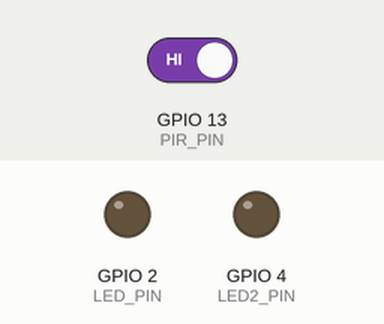
Recording of a sketch running on a simulated ESP32. Shown: output pins drawn as LEDs (lit = HIGH). Inputs (shaded band) come from the test bench; at power-on: GPIO 13 (PIR_PIN) HIGH. WiFi joins after 1.5 s; servers stay silent unless stated; uploads are accepted with an empty reply; the local clock reads 2024-03-15 10:24:30 at power-on unless the sketch sets it; pins used as bus, display or sensor lines are not drawn; what the sketch prints to the serial monitor is not drawn.

Above: at 4.65 s.
Timing chart, 0 to 13.6 s (numbered marks = the images above):
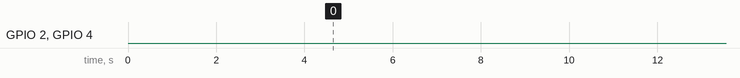

The sketch:

backuparduinoifeverythingogestoshit.ino
```cpp
/*
  ESP32 + PIR + SSR + LED -> Supabase sensor_events [OPTIMIZED VERSION]

  KEY OPTIMIZATIONS:
  ✓ Async network operations with timeouts
  ✓ RTC caching between loop iterations
  ✓ Persistent HTTP client connections
  ✓ Reduced JSON parsing overhead
  ✓ Non-blocking polling strategies
  ✓ FreeRTOS task-based networking
*/

#include <WiFi.h>
#include <HTTPClient.h>
#include <WiFiClientSecure.h>
#include <Wire.h>
#include <RTClib.h>
#include <time.h>
#include <ArduinoJson.h>

RTC_DS3231 rtc;

#define PIR_PIN 13
#define SSR_PIN 12
#define LED_PIN 2
#define LED2_PIN 4

const char* WIFI_SSID = "JOSHUA 24:15/ 4G";
const char* WIFI_PASSWORD = "Tend@wifi";
const char* SUPABASE_URL = "https://dbfdgeicdapykmmjcrjx.supabase.co";
const char* SUPABASE_SERVICE_ROLE_KEY = "eyJhbGciOiJIUzI1NiIsInR5cCI6IkpXVCJ9.eyJpc3MiOiJzdXBhYmFzZSIsInJlZiI6ImRiZmRnZWljZGFweWttbWpjcmp4Iiwicm9sZSI6InNlcnZpY2Vfcm9sZSIsImlhdCI6MTc3NzU1OTkxNCwiZXhwIjoyMDkzMTM1OTE0fQ.dxMraLxKJDnZlXthO3CasH6mFzofq5GBq4jvZLvaZOI";
const char* DEVICE_ID = "550e8400-e29b-41d4-a716-446655440000";
const char* USER_ID = "6b04ff11-cd1e-40be-894a-b6c19405c54b";
const char* FIRMWARE_NAME = "SSR-Lightbulb-Test-v1-OPT";
const char* DEVICE_NAME = "ESP32-PIR-SSR";
const char* DEVICE_LOCATION = "Unassigned";

// OPTIMIZATION: Reduce posting frequency and use smarter intervals
const unsigned long POST_INTERVAL_MS = 10000;      // Changed: 5s → 10s (reduce Supabase load)
const unsigned long OVERRIDE_POLL_INTERVAL_MS = 5000;
const unsigned long ACK_POLL_INTERVAL_MS = 15000;  // Changed: 5s → 15s (less frequent checks)
const unsigned long LOOP_LOG_INTERVAL_MS = 10000;

// OPTIMIZATION: HTTP timeout (prevents indefinite hangs)
const unsigned long HTTP_TIMEOUT_MS = 3000;        // 3-second timeout on all requests
const unsigned long PROVISION_HTTP_TIMEOUT_MS = 10000;  // 10-second timeout for Supabase provisioning check
const unsigned long POST_HTTP_TIMEOUT_MS = 15000;  // 15-second timeout for sensor_events POST
const uint16_t POST_HANDSHAKE_TIMEOUT_S = 20;  // TLS handshake timeout for POST
const unsigned long OVERRIDE_HTTP_TIMEOUT_MS = 15000;  // 15-second timeout for overrides GET
const uint16_t OVERRIDE_HANDSHAKE_TIMEOUT_S = 20;  // TLS handshake timeout for overrides GET

// OPTIMIZATION: RTC cache to avoid repeated I2C reads
DateTime lastCachedRtcTime;
unsigned long lastRtcCacheMs = 0;
const unsigned long RTC_CACHE_MS = 100;  // Cache RTC for 100ms

// OPTIMIZATION: Persistent HTTP client (reuse connections)
WiFiClientSecure persistentClient;
unsigned long lastClientCreateMs = 0;
const unsigned long CLIENT_REFRESH_MS = 60000;  // Recreate every 60s

// Network state (for async operations)
volatile bool networkTaskBusy = false;
unsigned long lastNetworkTaskMs = 0;


bool lastMotion = false;
unsigned long lastPostMs = 0;
bool deviceProvisioned = false;
unsigned long lastProvisionAttemptMs = 0;
const unsigned long PROVISION_RETRY_MS = 10000;
bool supabaseReady = false;
int lastProvisionHttpCode = 0;
bool autoLightsEnabled = true;
unsigned long lastAutoLightsCheckMs = 0;
const unsigned long AUTO_LIGHTS_REFRESH_MS = 60000;

const bool DEBUG_MODE = false;
const bool DEBUG_DISABLE_PIR = DEBUG_MODE;
const bool DEBUG_DISABLE_OVERRIDE_POLL = DEBUG_MODE;
const bool DEBUG_DISABLE_POSTS = DEBUG_MODE;
const bool DEBUG_FORCE_SSR_ON = false;
const bool DEBUG_SKIP_OVERRIDE_POLL = false;
const bool DEBUG_SKIP_POST_LOGGING = false;
const bool DEBUG_VERBOSE_DEBOUNCE = true;
const bool DEBUG_VERBOSE_BLINK = false;
const bool DEBUG_COMPACT_LOGS = true;

// OPTIMIZATION: Async polling state
bool overrideActive = false;
bool overrideValue = false;
unsigned long lastOverridePollMs = 0;

const unsigned long WARMUP_MS = 30000;
const int DEBOUNCE_REQUIRED = 2;
const int CLEAR_REQUIRED = 3;
const unsigned long MIN_ON_MS = 5000;
const unsigned long REFRACTORY_MS = 2000;
const unsigned long OFF_GRACE_MS = 5000;  // Keep SSR on briefly after last motion to avoid flicker

int consecHigh = 0;
int consecLow = 0;
bool motionState = false;
unsigned long motionStartMs = 0;
unsigned long lastClearedAtMs = 0;
unsigned long bootMs = 0;

// Presence session
bool sessionActive = false;
bool promptSent = false;
bool forcedOffAfterTimeout = false;
unsigned long lastMotionMs = 0;
unsigned long promptSentAtMs = 0;
uint32_t promptSentAtEpoch = 0;
unsigned long lastAckPollMs = 0;
bool ssrLatchedOn = false;

const unsigned long IDLE_PROMPT_MS = 10UL * 60UL * 1000UL;
const unsigned long PROMPT_TIMEOUT_MS = 5UL * 60UL * 1000UL;
const unsigned long SESSION_BLINK_INTERVAL_MS = 300;
bool sessionBlinkState = false;
unsigned long lastSessionBlinkMs = 0;

// OPTIMIZATION: Inline minimal debug logging
#define DEBUG_LOG(msg) if (!DEBUG_SKIP_POST_LOGGING) { Serial.println("[DBG] " msg); }
#define DEBUG_KV(k, v) if (!DEBUG_SKIP_POST_LOGGING) { Serial.printf("[%s] = %s\n", k, v); }

// ========== OPTIMIZATION 1: Better RTC Caching ==========
DateTime getRtcNowCached() {
  unsigned long nowMs = millis();
  if (nowMs - lastRtcCacheMs >= RTC_CACHE_MS) {
    lastCachedRtcTime = rtc.now();
    lastRtcCacheMs = nowMs;
  }
  return lastCachedRtcTime;
}

// ========== OPTIMIZATION 2: Persistent Client ==========
bool ensurePersistentClient() {
  unsigned long nowMs = millis();
  if (nowMs - lastClientCreateMs >= CLIENT_REFRESH_MS) {
    persistentClient.setInsecure();
    lastClientCreateMs = nowMs;
    return true;
  }
  return persistentClient.connected();
}

// ========== OPTIMIZATION 3: POST with fresh client + longer timeout ==========
bool postSensorEventOptimized(bool motion, bool ssr, bool led) {
  if (WiFi.status() != WL_CONNECTED) return false;
  if (networkTaskBusy) return false;  // Skip if already posting

  // Use fresh client for POST (like provisioning) to avoid TLS handshake timeouts
  WiFiClientSecure postClient;
  postClient.setInsecure();
  postClient.setHandshakeTimeout(POST_HANDSHAKE_TIMEOUT_S);
  postClient.setTimeout(POST_HTTP_TIMEOUT_MS);

  HTTPClient http;
  http.setTimeout(POST_HTTP_TIMEOUT_MS);  // Use longer timeout for POST

  String url = String(SUPABASE_URL) + "/rest/v1/sensor_events";
  if (!http.begin(postClient, url)) {
    Serial.println("[POST] http.begin() failed - SSL/connection error");
    return false;
  }

  http.addHeader("apikey", SUPABASE_SERVICE_ROLE_KEY);
  http.addHeader("Authorization", String("Bearer ") + SUPABASE_SERVICE_ROLE_KEY);
  http.addHeader("Content-Type", "application/json");
  http.addHeader("Prefer", "return=minimal");

  DateTime now = getRtcNowCached();
  if (now.year() < 2022) {
    http.end();
    return false;
  }

  // OPTIMIZATION: Smaller JSON document (256 → 192)
  StaticJsonDocument<192> payload;
  payload["device_id"] = DEVICE_ID;
  payload["timestamp"] = isoTimestamp(now);
  payload["motion"] = motion;
  payload["ssr"] = ssr;
  payload["led"] = led;
  payload["firmware"] = FIRMWARE_NAME;

  String body;
  serializeJson(payload, body);

  // OPTIMIZATION: Single attempt with timeout, no retry loop
  int code = http.POST(body);
  http.end();

  bool success = (code >= 200 && code < 300);
  if (!success && !DEBUG_SKIP_POST_LOGGING) {
    Serial.printf("[POST] Failed HTTP %d\n", code);
  }
  return success;
}

// ========== OPTIMIZATION 4: Non-blocking override polling ==========
void pollOverridesOptimized() {
  if (WiFi.status() != WL_CONNECTED) return;
  if (networkTaskBusy) return;  // Skip if busy

  WiFiClientSecure overrideClient;
  overrideClient.setInsecure();
  overrideClient.setHandshakeTimeout(OVERRIDE_HANDSHAKE_TIMEOUT_S);
  overrideClient.setTimeout(OVERRIDE_HTTP_TIMEOUT_MS);

  HTTPClient http;
  http.setTimeout(OVERRIDE_HTTP_TIMEOUT_MS);

  String url = String(SUPABASE_URL) + "/rest/v1/devices?select=overrides&id=eq." + String(DEVICE_ID);

  if (!http.begin(overrideClient, url)) {
    Serial.println("[OVERRIDE] http.begin() failed - SSL/connection error");
    return;
  }

  http.addHeader("apikey", SUPABASE_SERVICE_ROLE_KEY);
  http.addHeader("Authorization", String("Bearer ") + SUPABASE_SERVICE_ROLE_KEY);

  int code = http.GET();
  if (code != 200) {
    http.end();
    if (!DEBUG_SKIP_POST_LOGGING) {
      Serial.printf("[OVERRIDE] Failed HTTP %d\n", code);
    }
    return;
  }

  String response = http.getString();
  http.end();

  // OPTIMIZATION: Streamlined JSON parsing
  DynamicJsonDocument doc(256);
  if (deserializeJson(doc, response) || !doc.is<JsonArray>() || doc.size() == 0) {
    return;
  }

  JsonObject root = doc[0].as<JsonObject>();
  if (!root.containsKey("overrides")) return;

  JsonObject ov = root["overrides"].is<JsonObject>()
    ? root["overrides"].as<JsonObject>()
    : JsonObject();

  if (ov.containsKey("lights")) {
    overrideActive = !ov["lights"].isNull();
    overrideValue = ov["lights"].as<bool>();
  } else if (ov.containsKey("pc")) {
    overrideActive = !ov["pc"].isNull();
    overrideValue = ov["pc"].as<bool>();
  }
}

// ========== OPTIMIZATION 5: Async provision check with enhanced diagnostics ==========
bool ensureDeviceRowOptimized() {
  if (WiFi.status() != WL_CONNECTED) {
    lastProvisionHttpCode = -2;  // WiFi disconnected
    return false;
  }

  WiFiClientSecure provClient;
  provClient.setInsecure();
  provClient.setHandshakeTimeout(12);

  HTTPClient http;
  http.setTimeout(PROVISION_HTTP_TIMEOUT_MS);  // Use longer timeout for provisioning

  String url = String(SUPABASE_URL) + "/rest/v1/devices?select=id&id=eq." + String(DEVICE_ID);

  // Attempt to connect with enhanced error logging
  if (!http.begin(provClient, url)) {
    Serial.println("[PROV] http.begin() failed - SSL/connection error");
    lastProvisionHttpCode = -3;  // http.begin() failed
    return false;
  }

  http.addHeader("apikey", SUPABASE_SERVICE_ROLE_KEY);
  http.addHeader("Authorization", String("Bearer ") + SUPABASE_SERVICE_ROLE_KEY);

  int code = http.GET();
  lastProvisionHttpCode = code;

  // Log detailed response info
  if (code != 200) {
    Serial.printf("[PROV] HTTP %d - ", code);
    if (code == -1) Serial.println("Timeout or connection failed");
    else if (code == 401) Serial.println("Unauthorized - check API key");
    else if (code == 403) Serial.println("Forbidden - check RLS policies");
    else if (code == 404) Serial.println("Not Found - check device ID or endpoint");
    else if (code >= 500) Serial.println("Server error");
    else Serial.printf("Error code: %d", code);
    Serial.println();
  } else {
    Serial.println("[PROV] Device provisioning successful (HTTP 200)");
  }

  http.end();

  return (code == 200);
}

// ========== OPTIMIZATION 6: User settings check (auto_lights) ==========
bool fetchAutoLightsSetting(bool* outValue) {
  if (WiFi.status() != WL_CONNECTED) {
    return false;
  }

  WiFiClientSecure settingsClient;
  settingsClient.setInsecure();
  settingsClient.setHandshakeTimeout(12);

  HTTPClient http;
  http.setTimeout(PROVISION_HTTP_TIMEOUT_MS);

  String url = String(SUPABASE_URL) + "/rest/v1/user_settings?select=auto_lights&user_id=eq." + String(USER_ID);

  if (!http.begin(settingsClient, url)) {
    Serial.println("[AUTO] http.begin() failed - SSL/connection error");
    return false;
  }

  http.addHeader("apikey", SUPABASE_SERVICE_ROLE_KEY);
  http.addHeader("Authorization", String("Bearer ") + SUPABASE_SERVICE_ROLE_KEY);

  int code = http.GET();
  if (code != 200) {
    http.end();
    if (!DEBUG_SKIP_POST_LOGGING) {
      Serial.printf("[AUTO] Failed HTTP %d\n", code);
    }
    return false;
  }

  String response = http.getString();
  http.end();

  DynamicJsonDocument doc(192);
  if (deserializeJson(doc, response) || !doc.is<JsonArray>() || doc.size() == 0) {
    return false;
  }

  JsonObject root = doc[0].as<JsonObject>();
  if (!root.containsKey("auto_lights")) {
    return false;
  }

  *outValue = root["auto_lights"].as<bool>();
  return true;
}

String isoTimestamp(const DateTime& dt) {
  char buffer[25];
  snprintf(buffer, sizeof(buffer), "%04d-%02d-%02dT%02d:%02d:%02dZ",
    dt.year(), dt.month(), dt.day(), dt.hour(), dt.minute(), dt.second());
  return String(buffer);
}

void updateSessionBlink(bool active) {
  if (!active) {
    digitalWrite(LED_PIN, LOW);
    digitalWrite(LED2_PIN, LOW);
    sessionBlinkState = false;
    return;
  }

  unsigned long nowMs = millis();
  if (nowMs - lastSessionBlinkMs >= SESSION_BLINK_INTERVAL_MS) {
    sessionBlinkState = !sessionBlinkState;
    lastSessionBlinkMs = nowMs;
  }

  digitalWrite(LED_PIN, sessionBlinkState ? HIGH : LOW);
  digitalWrite(LED2_PIN, sessionBlinkState ? LOW : HIGH);
}

const char* wifiStatusLabel(wl_status_t status) {
  switch (status) {
    case WL_CONNECTED:
      return "CONNECTED";
    case WL_NO_SSID_AVAIL:
      return "NO_SSID";
    case WL_CONNECT_FAILED:
      return "CONNECT_FAILED";
    case WL_CONNECTION_LOST:
      return "CONNECTION_LOST";
    case WL_DISCONNECTED:
      return "DISCONNECTED";
    default:
      return "UNKNOWN";
  }
}

// ========== NETWORK DIAGNOSTICS ==========
bool testDnsResolution(const char* hostname) {
  if (WiFi.status() != WL_CONNECTED) {
    Serial.println("[DNS] WiFi not connected, skipping DNS test");
    return false;
  }

  Serial.printf("[DNS] Testing resolution of %s...", hostname);
  IPAddress result;
  bool ok = WiFi.hostByName(hostname, result);

  if (!ok) {
    Serial.println(" FAILED");
    return false;
  }

  Serial.printf(" OK -> %s", result.toString().c_str());
  Serial.println();
  return true;
}

bool testInternetConnectivity() {
  if (WiFi.status() != WL_CONNECTED) {
    Serial.println("[INET] WiFi not connected, skipping connectivity test");
    return false;
  }

  Serial.print("[INET] Testing basic connectivity to 8.8.8.8...");

  WiFiClient testClient;
  testClient.setTimeout(5000);

  // Try to connect to a public DNS server (8.8.8.8:53)
  if (!testClient.connect("8.8.8.8", 53)) {
    Serial.println(" FAILED");
    testClient.stop();
    return false;
  }

  Serial.println(" OK");
  testClient.stop();
  return true;
}

void connectWiFi() {
  if (WiFi.status() == WL_CONNECTED) return;

  WiFi.mode(WIFI_STA);
  WiFi.begin(WIFI_SSID, WIFI_PASSWORD);
  Serial.printf("[WIFI] Connecting to %s...\n", WIFI_SSID);

  unsigned long startMs = millis();
  unsigned long lastLogMs = 0;
  while (WiFi.status() != WL_CONNECTED && millis() - startMs < 10000) {
    if (millis() - lastLogMs >= 1000) {
      Serial.printf("[WIFI] Status: %s\n", wifiStatusLabel(WiFi.status()));
      lastLogMs = millis();
    }
    delay(100);
  }

  if (WiFi.status() == WL_CONNECTED) {
    Serial.printf("[WIFI] Connected. IP: %s\n", WiFi.localIP().toString().c_str());
  } else {
    Serial.printf("[WIFI] Connect timeout. Final status: %s\n", wifiStatusLabel(WiFi.status()));
  }
}

void setup() {
  Serial.begin(115200);
  delay(500);

  Serial.println("[BOOT] ESP32 SSR Lightbulb Optimized");

  pinMode(PIR_PIN, INPUT);
  pinMode(SSR_PIN, OUTPUT);
  pinMode(LED_PIN, OUTPUT);
  pinMode(LED2_PIN, OUTPUT);

  digitalWrite(SSR_PIN, LOW);
  digitalWrite(LED_PIN, LOW);
  digitalWrite(LED2_PIN, LOW);

  Wire.begin(21, 22);

  if (!rtc.begin()) {
    Serial.println("[ERR] RTC not found");
    while (1) delay(1000);
  }

  DEBUG_KV("RTC", "Found");

  connectWiFi();

  // Run network diagnostics
  Serial.println("[DIAG] Starting network diagnostics...");
  delay(1000);
  testDnsResolution("dbfdgeicdapykmmjcrjx.supabase.co");
  delay(500);
  testInternetConnectivity();
  delay(500);

  configTime(0, 0, "pool.ntp.org");
  time_t now = 0;
  unsigned long ntpStart = millis();
  while ((now = time(nullptr)) < 1609459200 && millis() - ntpStart < 10000) {
    delay(500);
  }
  if (now >= 1609459200) {
    rtc.adjust(DateTime(now));
    DEBUG_KV("RTC", "Synced from NTP");
  }

  ensurePersistentClient();
  deviceProvisioned = ensureDeviceRowOptimized();

  if (fetchAutoLightsSetting(&autoLightsEnabled)) {
    Serial.printf("[AUTO] auto_lights=%s\n", autoLightsEnabled ? "true" : "false");
  } else {
    Serial.println("[AUTO] Using default auto_lights=true (fetch failed)");
  }
  lastAutoLightsCheckMs = millis();

  bootMs = millis();
  Serial.println("[BOOT] Complete - running optimized firmware");
}

void loop() {
  // OPTIMIZATION: Non-blocking WiFi check
  if (WiFi.status() != WL_CONNECTED) {
    connectWiFi();
    return;  // Skip loop iteration if no WiFi
  }

  unsigned long nowMs = millis();
  DateTime now = getRtcNowCached();

  // OPTIMIZATION: Smooth device provisioning without blocking
  if (!deviceProvisioned && nowMs - lastProvisionAttemptMs >= PROVISION_RETRY_MS) {
    deviceProvisioned = ensureDeviceRowOptimized();
    lastProvisionAttemptMs = nowMs;
  }

  if (nowMs - lastAutoLightsCheckMs >= AUTO_LIGHTS_REFRESH_MS) {
    bool fetched = false;
    bool nextValue = autoLightsEnabled;
    fetched = fetchAutoLightsSetting(&nextValue);
    if (fetched) {
      autoLightsEnabled = nextValue;
      if (!DEBUG_SKIP_POST_LOGGING) {
        Serial.printf("[AUTO] auto_lights=%s\n", autoLightsEnabled ? "true" : "false");
      }
    }
    lastAutoLightsCheckMs = nowMs;
  }

  supabaseReady = deviceProvisioned;
  if (nowMs % 5000 < 100) {
    Serial.printf("[SUPA] ready=%s http=%d\n", supabaseReady ? "yes" : "no", lastProvisionHttpCode);
  }

  // OPTIMIZATION: Async override polling (non-blocking)
  if (nowMs - lastOverridePollMs >= OVERRIDE_POLL_INTERVAL_MS) {
    if (!DEBUG_DISABLE_OVERRIDE_POLL) {
      pollOverridesOptimized();
    }
    lastOverridePollMs = nowMs;
  }

  // ===== CORE LOGIC (Fast Path) =====
  int motionPin = DEBUG_DISABLE_PIR ? LOW : digitalRead(PIR_PIN);
  bool rawMotion = (motionPin == HIGH);

  // Debounce logic (same as before)
  if (rawMotion) {
    consecHigh++;
    consecLow = 0;
  } else {
    consecLow++;
    consecHigh = 0;
  }

  if (nowMs - bootMs < WARMUP_MS) {
    motionState = false;
  } else if (!motionState && consecHigh >= DEBOUNCE_REQUIRED && nowMs - lastClearedAtMs > REFRACTORY_MS) {
    motionState = true;
    motionStartMs = nowMs;
  } else if (motionState && consecLow >= CLEAR_REQUIRED && nowMs - motionStartMs >= MIN_ON_MS) {
    motionState = false;
    lastClearedAtMs = nowMs;
  }

  bool motion = DEBUG_MODE ? DEBUG_FORCE_SSR_ON : motionState;
  bool pirDebounced = (consecHigh >= DEBOUNCE_REQUIRED);

  if (motionState) {
    lastMotionMs = nowMs;
  }

  // After warmup, first valid motion latches SSR on until manual override or reboot
  if (supabaseReady) {
    if (autoLightsEnabled && !ssrLatchedOn && motionState) {
      ssrLatchedOn = true;
    }
    sessionActive = ssrLatchedOn;
  } else {
    sessionActive = false;
  }

  // Session blink
  updateSessionBlink(sessionActive);

  // SSR output logic
  bool ssrFinal = forcedOffAfterTimeout ? false : (overrideActive ? overrideValue : sessionActive);
  digitalWrite(SSR_PIN, ssrFinal ? HIGH : LOW);

  // OPTIMIZATION: Async posting (non-blocking, respects timeout)
  if (!DEBUG_DISABLE_POSTS && (ssrFinal != lastMotion || nowMs - lastPostMs >= POST_INTERVAL_MS)) {
    postSensorEventOptimized(motion, ssrFinal, ssrFinal);
    lastMotion = ssrFinal;
    lastPostMs = nowMs;
  }

  // Compact debug logging
  if (DEBUG_COMPACT_LOGS && nowMs % 5000 < 100) {
    Serial.printf("[STATUS] PIR=%d motion=%d SSR=%s override=%s\n",
      motionPin, motion, ssrFinal ? "ON" : "OFF", overrideActive ? "ACTIVE" : "OFF");
  }

  // OPTIMIZATION: Reduced delay for faster response
  delay(100);  // Changed: 250ms → 100ms for snappier responsiveness
}
```

Measured:
- by itself, GPIO 2 (LED_PIN): LOW → HIGH at 34.6 s, → LOW 0.30 s later, → HIGH 0.30 s later, → LOW 0.50 s later, … (302 changes in this stretch)
- by itself, GPIO 4 (LED2_PIN): LOW → HIGH at 34.9 s, → LOW 0.30 s later, → HIGH 0.50 s later, → LOW 0.30 s later, … (301 changes in this stretch)
- by itself, everything shown: repeats every 6.9 s, in 22 steps
